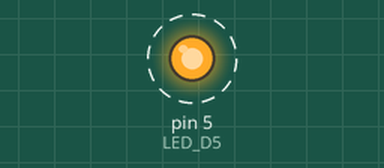
Simulated run of this sketch. Board: Arduino Uno, built with avr-gcc and run on an emulated ATmega328P. Shown: output pins drawn as LEDs (lit = HIGH). Dashed ring = blinking.

Above: at 0.5 s.
Timing chart, 0 to 4.6 s (numbered marks = the images above):
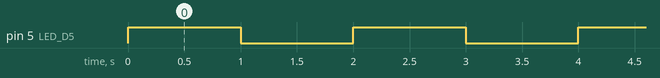

Measured:
- by itself, pin 5 (LED_D5): alternates HIGH for 1.0 s and LOW for 1.0 s

The sketch:

Arduino_Blink_LED_V1.ino
```cpp
#define LED_D5 5 //Port D5

void setup() {
  // put your setup code here, to run once:
  pinMode(LED_D5, OUTPUT);
}

void loop() {
  // put your main code here, to run repeatedly:
  digitalWrite(LED_D5, HIGH);   // turn the LED on (HIGH is the voltage level)
  delay(1000);                  // wait for a second
  digitalWrite(LED_D5, LOW);    // turn the LED off by making the voltage LOW
  delay(1000);                  // wait for a second
}
```
